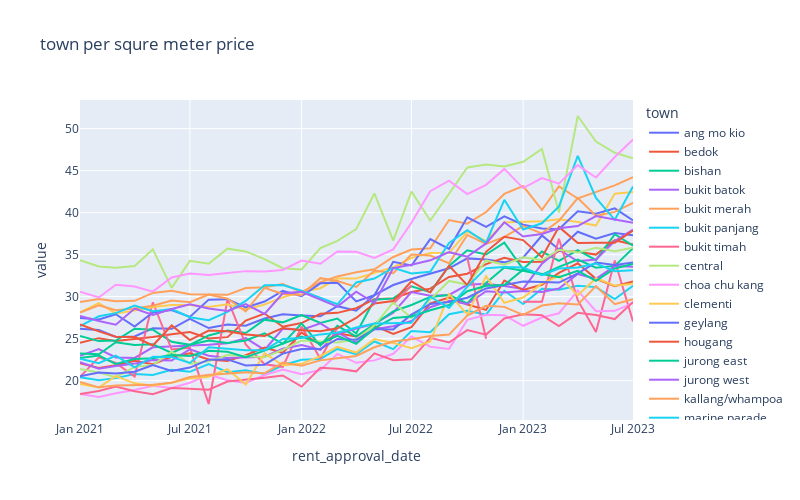

Here is the notebook cell this chart was saved with:
### Markdown cell above
### Town Level

### Code cell
plot_psqm_trend(train_df_cleaned, 'town').show()

### Figure 1 — Plotly figure (JSON) as saved in the notebook; plotly's stock layout.template omitted (floating-point values rounded to 4 significant figures)
{"data": [{"hovertemplate": "town=ang mo kio<br>rent_approval_date=%{x}<br>value=%{y}<extra></extra>", "legendgroup": "ang mo kio", "line": {"color": "#636efa", "dash": "solid"}, "marker": {"symbol": "circle"}, "mode": "lines", "name": "ang mo kio", "orientation": "v", "showlegend": true, "type": "scatter", "x": ["2021-01", "2021-02", "2021-03", "2021-04", "2021-05", "2021-06", "2021-07", "2021-08", "2021-09", "2021-10", "2021-11", "2021-12", "2022-01", "2022-02", "2022-03", "2022-04", "2022-05", "2022-06", "2022-07", "2022-08", "2022-09", "2022-10", "2022-11", "2022-12", "2023-01", "2023-02", "2023-03", "2023-04", "2023-05", "2023-06", "2023-07"], "xaxis": "x", "y": [26.16, 26.02, 25.2, 25.26, 26.22, 26.17, 27.35, 26.26, 26.68, 26.53, 27.39, 27.89, 27.75, 27.65, 28.86, 28.31, 30.17, 31.38, 32.09, 32.72, 33.37, 34.55, 34.43, 34.08, 34.64, 37.27, 35.62, 37.73, 36.9, 37.57, 37.29], "yaxis": "y"}, {"hovertemplate": "town=bedok<br>rent_approval_date=%{x}<br>value=%{y}<extra></extra>", "legendgroup": "bedok", "line": {"color": "#EF553B", "dash": "solid"}, "marker": {"symbol": "circle"}, "mode": "lines", "name": "bedok", "orientation": "v", "showlegend": true, "type": "scatter", "x": ["2021-01", "2021-02", "2021-03", "2021-04", "2021-05", "2021-06", "2021-07", "2021-08", "2021-09", "2021-10", "2021-11", "2021-12", "2022-01", "2022-02", "2022-03", "2022-04", "2022-05", "2022-06", "2022-07", "2022-08", "2022-09", "2022-10", "2022-11", "2022-12", "2023-01", "2023-02", "2023-03", "2023-04", "2023-05", "2023-06", "2023-07"], "xaxis": "x", "y": [24.49, 25.05, 24.71, 24.93, 25.18, 25.52, 25.77, 25.01, 25.17, 27.14, 27.98, 26.41, 26.85, 27.94, 28.06, 28.62, 29.69, 29.78, 30.54, 30.95, 32.34, 32.72, 33.86, 34.63, 34.12, 34.16, 35.45, 35.33, 35.0, 36.72, 36.19], "yaxis": "y"}, {"hovertemplate": "town=bishan<br>rent_approval_date=%{x}<br>value=%{y}<extra></extra>", "legendgroup": "bishan", "line": {"color": "#00cc96", "dash": "solid"}, "marker": {"symbol": "circle"}, "mode": "lines", "name": "bishan", "orientation": "v", "showlegend": true, "type": "scatter", "x": ["2021-01", "2021-02", "2021-03", "2021-04", "2021-05", "2021-06", "2021-07", "2021-08", "2021-09", "2021-10", "2021-11", "2021-12", "2022-01", "2022-02", "2022-03", "2022-04", "2022-05", "2022-06", "2022-07", "2022-08", "2022-09", "2022-10", "2022-11", "2022-12", "2023-01", "2023-02", "2023-03", "2023-04", "2023-05", "2023-06", "2023-07"], "xaxis": "x", "y": [25.3, 24.7, 24.77, 26.18, 26.06, 24.63, 24.26, 25.38, 25.97, 25.66, 27.26, 26.93, 27.81, 26.87, 27.39, 25.6, 29.62, 29.79, 31.23, 30.54, 33.65, 35.52, 35.01, 36.43, 33.26, 35.37, 34.26, 35.54, 34.35, 37.43, 36.06], "yaxis": "y"}, {"hovertemplate": "town=bukit batok<br>rent_approval_date=%{x}<br>value=%{y}<extra></extra>", "legendgroup": "bukit batok", "line": {"color": "#ab63fa", "dash": "solid"}, "marker": {"symbol": "circle"}, "mode": "lines", "name": "bukit batok", "orientation": "v", "showlegend": true, "type": "scatter", "x": ["2021-01", "2021-02", "2021-03", "2021-04", "2021-05", "2021-06", "2021-07", "2021-08", "2021-09", "2021-10", "2021-11", "2021-12", "2022-01", "2022-02", "2022-03", "2022-04", "2022-05", "2022-06", "2022-07", "2022-08", "2022-09", "2022-10", "2022-11", "2022-12", "2023-01", "2023-02", "2023-03", "2023-04", "2023-05", "2023-06", "2023-07"], "xaxis": "x", "y": [22.96, 23.75, 22.76, 22.7, 23.96, 24.04, 24.14, 24.27, 24.43, 25.06, 23.65, 26.17, 26.03, 26.82, 25.54, 26.21, 26.76, 28.08, 30.53, 30.1, 30.2, 31.4, 31.53, 31.27, 30.92, 33.92, 35.58, 34.21, 34.41, 36.62, 37.97], "yaxis": "y"}, {"hovertemplate": "town=bukit merah<br>rent_approval_date=%{x}<br>value=%{y}<extra></extra>", "legendgroup": "bukit merah", "line": {"color": "#FFA15A", "dash": "solid"}, "marker": {"symbol": "circle"}, "mode": "lines", "name": "bukit merah", "orientation": "v", "showlegend": true, "type": "scatter", "x": ["2021-01", "2021-02", "2021-03", "2021-04", "2021-05", "2021-06", "2021-07", "2021-08", "2021-09", "2021-10", "2021-11", "2021-12", "2022-01", "2022-02", "2022-03", "2022-04", "2022-05", "2022-06", "2022-07", "2022-08", "2022-09", "2022-10", "2022-11", "2022-12", "2023-01", "2023-02", "2023-03", "2023-04", "2023-05", "2023-06", "2023-07"], "xaxis": "x", "y": [29.36, 29.7, 29.45, 29.49, 30.43, 30.7, 30.29, 30.23, 30.21, 31.01, 31.1, 31.49, 30.54, 31.72, 32.4, 32.89, 33.25, 34.72, 35.6, 35.76, 39.12, 38.68, 40.07, 42.23, 43.17, 40.32, 43.13, 41.68, 42.47, 43.25, 44.23], "yaxis": "y"}, {"hovertemplate": "town=bukit panjang<br>rent_approval_date=%{x}<br>value=%{y}<extra></extra>", "legendgroup": "bukit panjang", "line": {"color": "#19d3f3", "dash": "solid"}, "marker": {"symbol": "circle"}, "mode": "lines", "name": "bukit panjang", "orientation": "v", "showlegend": true, "type": "scatter", "x": ["2021-01", "2021-02", "2021-03", "2021-04", "2021-05", "2021-06", "2021-07", "2021-08", "2021-09", "2021-10", "2021-11", "2021-12", "2022-01", "2022-02", "2022-03", "2022-04", "2022-05", "2022-06", "2022-07", "2022-08", "2022-09", "2022-10", "2022-11", "2022-12", "2023-01", "2023-02", "2023-03", "2023-04", "2023-05", "2023-06", "2023-07"], "xaxis": "x", "y": [20.4, 20.03, 20.29, 20.77, 20.68, 21.29, 21.04, 21.96, 21.0, 21.23, 20.79, 21.82, 22.49, 22.57, 23.77, 23.15, 24.65, 23.75, 25.91, 25.76, 27.9, 28.32, 27.85, 30.69, 29.11, 30.92, 30.81, 31.29, 31.13, 29.71, 31.29], "yaxis": "y"}, {"hovertemplate": "town=bukit timah<br>rent_approval_date=%{x}<br>value=%{y}<extra></extra>", "legendgroup": "bukit timah", "line": {"color": "#FF6692", "dash": "solid"}, "marker": {"symbol": "circle"}, "mode": "lines", "name": "bukit timah", "orientation": "v", "showlegend": true, "type": "scatter", "x": ["2021-01", "2021-02", "2021-03", "2021-04", "2021-05", "2021-06", "2021-07", "2021-08", "2021-09", "2021-10", "2021-11", "2021-12", "2022-01", "2022-02", "2022-03", "2022-04", "2022-05", "2022-06", "2022-07", "2022-08", "2022-09", "2022-10", "2022-11", "2022-12", "2023-01", "2023-02", "2023-03", "2023-04", "2023-05", "2023-06", "2023-07"], "xaxis": "x", "y": [20.45, 22.76, 22.12, 20.47, 29.33, 23.7, 23.92, 17.21, 29.69, 24.31, 21.95, 21.63, 26.43, 22.6, 26.32, null, null, 29.13, 31.32, null, null, 34.62, 24.97, null, 29.38, 29.39, 36.89, 29.57, 25.8, 34.31, 27.05], "yaxis": "y"}, {"hovertemplate": "town=central<br>rent_approval_date=%{x}<br>value=%{y}<extra></extra>", "legendgroup": "central", "line": {"color": "#B6E880", "dash": "solid"}, "marker": {"symbol": "circle"}, "mode": "lines", "name": "central", "orientation": "v", "showlegend": true, "type": "scatter", "x": ["2021-01", "2021-02", "2021-03", "2021-04", "2021-05", "2021-06", "2021-07", "2021-08", "2021-09", "2021-10", "2021-11", "2021-12", "2022-01", "2022-02", "2022-03", "2022-04", "2022-05", "2022-06", "2022-07", "2022-08", "2022-09", "2022-10", "2022-11", "2022-12", "2023-01", "2023-02", "2023-03", "2023-04", "2023-05", "2023-06", "2023-07"], "xaxis": "x", "y": [34.34, 33.58, 33.43, 33.65, 35.63, 31.04, 34.26, 33.91, 35.71, 35.38, 34.46, 33.38, 33.23, 35.77, 36.63, 38.04, 42.28, 36.66, 42.51, 39.06, 42.25, 45.37, 45.73, 45.5, 46.05, 47.57, 40.0, 51.5, 48.47, 47.12, 46.48], "yaxis": "y"}, {"hovertemplate": "town=choa chu kang<br>rent_approval_date=%{x}<br>value=%{y}<extra></extra>", "legendgroup": "choa chu kang", "line": {"color": "#FF97FF", "dash": "solid"}, "marker": {"symbol": "circle"}, "mode": "lines", "name": "choa chu kang", "orientation": "v", "showlegend": true, "type": "scatter", "x": ["2021-01", "2021-02", "2021-03", "2021-04", "2021-05", "2021-06", "2021-07", "2021-08", "2021-09", "2021-10", "2021-11", "2021-12", "2022-01", "2022-02", "2022-03", "2022-04", "2022-05", "2022-06", "2022-07", "2022-08", "2022-09", "2022-10", "2022-11", "2022-12", "2023-01", "2023-02", "2023-03", "2023-04", "2023-05", "2023-06", "2023-07"], "xaxis": "x", "y": [18.42, 18.05, 18.51, 18.88, 19.39, 19.11, 19.75, 20.72, 20.03, 19.7, 20.67, 21.31, 20.75, 21.25, 23.17, 22.11, 22.41, 23.19, 25.25, 24.03, 23.77, 27.23, 27.84, 27.79, 26.53, 27.51, 28.02, 30.72, 28.27, 28.31, 29.23], "yaxis": "y"}, {"hovertemplate": "town=clementi<br>rent_approval_date=%{x}<br>value=%{y}<extra></extra>", "legendgroup": "clementi", "line": {"color": "#FECB52", "dash": "solid"}, "marker": {"symbol": "circle"}, "mode": "lines", "name": "clementi", "orientation": "v", "showlegend": true, "type": "scatter", "x": ["2021-01", "2021-02", "2021-03", "2021-04", "2021-05", "2021-06", "2021-07", "2021-08", "2021-09", "2021-10", "2021-11", "2021-12", "2022-01", "2022-02", "2022-03", "2022-04", "2022-05", "2022-06", "2022-07", "2022-08", "2022-09", "2022-10", "2022-11", "2022-12", "2023-01", "2023-02", "2023-03", "2023-04", "2023-05", "2023-06", "2023-07"], "xaxis": "x", "y": [28.14, 29.22, 28.0, 28.33, 28.77, 29.01, 28.99, 28.75, 29.1, 28.48, 29.06, 29.91, 30.58, 31.0, 32.15, 32.17, 32.82, 33.48, 34.61, 35.2, 35.21, 37.73, 36.6, 38.84, 38.91, 38.98, 39.19, 38.89, 38.46, 42.24, 42.47], "yaxis": "y"}, {"hovertemplate": "town=geylang<br>rent_approval_date=%{x}<br>value=%{y}<extra></extra>", "legendgroup": "geylang", "line": {"color": "#636efa", "dash": "solid"}, "marker": {"symbol": "circle"}, "mode": "lines", "name": "geylang", "orientation": "v", "showlegend": true, "type": "scatter", "x": ["2021-01", "2021-02", "2021-03", "2021-04", "2021-05", "2021-06", "2021-07", "2021-08", "2021-09", "2021-10", "2021-11", "2021-12", "2022-01", "2022-02", "2022-03", "2022-04", "2022-05", "2022-06", "2022-07", "2022-08", "2022-09", "2022-10", "2022-11", "2022-12", "2023-01", "2023-02", "2023-03", "2023-04", "2023-05", "2023-06", "2023-07"], "xaxis": "x", "y": [27.46, 27.28, 27.9, 26.42, 28.12, 28.4, 27.58, 29.64, 29.69, 28.72, 29.41, 30.67, 30.04, 31.58, 31.66, 29.43, 30.16, 34.14, 33.7, 36.85, 35.69, 39.44, 38.31, 39.56, 38.56, 38.1, 38.02, 40.17, 39.87, 40.51, 39.06], "yaxis": "y"}, {"hovertemplate": "town=hougang<br>rent_approval_date=%{x}<br>value=%{y}<extra></extra>", "legendgroup": "hougang", "line": {"color": "#EF553B", "dash": "solid"}, "marker": {"symbol": "circle"}, "mode": "lines", "name": "hougang", "orientation": "v", "showlegend": true, "type": "scatter", "x": ["2021-01", "2021-02", "2021-03", "2021-04", "2021-05", "2021-06", "2021-07", "2021-08", "2021-09", "2021-10", "2021-11", "2021-12", "2022-01", "2022-02", "2022-03", "2022-04", "2022-05", "2022-06", "2022-07", "2022-08", "2022-09", "2022-10", "2022-11", "2022-12", "2023-01", "2023-02", "2023-03", "2023-04", "2023-05", "2023-06", "2023-07"], "xaxis": "x", "y": [22.06, 21.49, 21.84, 22.36, 21.96, 22.84, 23.25, 22.51, 22.34, 23.03, 23.92, 23.31, 25.72, 24.26, 25.62, 25.24, 26.53, 25.56, 26.37, 29.19, 29.9, 29.05, 28.41, 31.92, 30.79, 31.41, 32.83, 33.96, 32.12, 31.23, 31.82], "yaxis": "y"}, {"hovertemplate": "town=jurong east<br>rent_approval_date=%{x}<br>value=%{y}<extra></extra>", "legendgroup": "jurong east", "line": {"color": "#00cc96", "dash": "solid"}, "marker": {"symbol": "circle"}, "mode": "lines", "name": "jurong east", "orientation": "v", "showlegend": true, "type": "scatter", "x": ["2021-01", "2021-02", "2021-03", "2021-04", "2021-05", "2021-06", "2021-07", "2021-08", "2021-09", "2021-10", "2021-11", "2021-12", "2022-01", "2022-02", "2022-03", "2022-04", "2022-05", "2022-06", "2022-07", "2022-08", "2022-09", "2022-10", "2022-11", "2022-12", "2023-01", "2023-02", "2023-03", "2023-04", "2023-05", "2023-06", "2023-07"], "xaxis": "x", "y": [23.23, 23.14, 24.57, 24.24, 24.32, 23.31, 24.27, 24.78, 24.47, 24.77, 25.62, 24.38, 26.8, 24.2, 26.51, 25.24, 26.74, 28.23, 29.0, 29.96, 30.18, 29.18, 31.63, 33.47, 33.08, 32.61, 33.54, 34.41, 33.44, 33.65, 35.77], "yaxis": "y"}, {"hovertemplate": "town=jurong west<br>rent_approval_date=%{x}<br>value=%{y}<extra></extra>", "legendgroup": "jurong west", "line": {"color": "#ab63fa", "dash": "solid"}, "marker": {"symbol": "circle"}, "mode": "lines", "name": "jurong west", "orientation": "v", "showlegend": true, "type": "scatter", "x": ["2021-01", "2021-02", "2021-03", "2021-04", "2021-05", "2021-06", "2021-07", "2021-08", "2021-09", "2021-10", "2021-11", "2021-12", "2022-01", "2022-02", "2022-03", "2022-04", "2022-05", "2022-06", "2022-07", "2022-08", "2022-09", "2022-10", "2022-11", "2022-12", "2023-01", "2023-02", "2023-03", "2023-04", "2023-05", "2023-06", "2023-07"], "xaxis": "x", "y": [22.18, 21.41, 21.74, 22.02, 22.44, 22.39, 23.72, 22.96, 22.68, 22.8, 22.84, 23.8, 24.22, 23.66, 25.73, 24.53, 26.13, 26.47, 27.09, 28.73, 29.49, 29.12, 30.64, 30.49, 30.65, 30.54, 30.96, 32.68, 32.11, 33.63, 33.55], "yaxis": "y"}, {"hovertemplate": "town=kallang/whampoa<br>rent_approval_date=%{x}<br>value=%{y}<extra></extra>", "legendgroup": "kallang/whampoa", "line": {"color": "#FFA15A", "dash": "solid"}, "marker": {"symbol": "circle"}, "mode": "lines", "name": "kallang/whampoa", "orientation": "v", "showlegend": true, "type": "scatter", "x": ["2021-01", "2021-02", "2021-03", "2021-04", "2021-05", "2021-06", "2021-07", "2021-08", "2021-09", "2021-10", "2021-11", "2021-12", "2022-01", "2022-02", "2022-03", "2022-04", "2022-05", "2022-06", "2022-07", "2022-08", "2022-09", "2022-10", "2022-11", "2022-12", "2023-01", "2023-02", "2023-03", "2023-04", "2023-05", "2023-06", "2023-07"], "xaxis": "x", "y": [28.09, 28.95, 28.38, 28.58, 28.9, 29.54, 29.33, 30.25, 29.75, 28.24, 31.05, 30.32, 30.19, 32.2, 31.87, 31.16, 33.1, 32.78, 35.0, 34.89, 33.97, 37.34, 36.27, 37.12, 38.39, 37.53, 39.02, 41.74, 39.6, 40.09, 41.16], "yaxis": "y"}, {"hovertemplate": "town=marine parade<br>rent_approval_date=%{x}<br>value=%{y}<extra></extra>", "legendgroup": "marine parade", "line": {"color": "#19d3f3", "dash": "solid"}, "marker": {"symbol": "circle"}, "mode": "lines", "name": "marine parade", "orientation": "v", "showlegend": true, "type": "scatter", "x": ["2021-01", "2021-02", "2021-03", "2021-04", "2021-05", "2021-06", "2021-07", "2021-08", "2021-09", "2021-10", "2021-11", "2021-12", "2022-01", "2022-02", "2022-03", "2022-04", "2022-05", "2022-06", "2022-07", "2022-08", "2022-09", "2022-10", "2022-11", "2022-12", "2023-01", "2023-02", "2023-03", "2023-04", "2023-05", "2023-06", "2023-07"], "xaxis": "x", "y": [26.48, 27.65, 28.03, 28.93, 28.26, 28.52, 27.55, 27.19, 28.18, 29.48, 31.36, 31.38, 30.69, 29.85, 29.08, 31.69, 32.14, 33.44, 32.75, 32.96, 36.39, 37.9, 36.42, 41.52, 38.0, 38.73, 40.73, 46.75, 41.75, 39.14, 43.11], "yaxis": "y"}, {"hovertemplate": "town=pasir ris<br>rent_approval_date=%{x}<br>value=%{y}<extra></extra>", "legendgroup": "pasir ris", "line": {"color": "#FF6692", "dash": "solid"}, "marker": {"symbol": "circle"}, "mode": "lines", "name": "pasir ris", "orientation": "v", "showlegend": true, "type": "scatter", "x": ["2021-01", "2021-02", "2021-03", "2021-04", "2021-05", "2021-06", "2021-07", "2021-08", "2021-09", "2021-10", "2021-11", "2021-12", "2022-01", "2022-02", "2022-03", "2022-04", "2022-05", "2022-06", "2022-07", "2022-08", "2022-09", "2022-10", "2022-11", "2022-12", "2023-01", "2023-02", "2023-03", "2023-04", "2023-05", "2023-06", "2023-07"], "xaxis": "x", "y": [18.4, 18.77, 19.28, 18.73, 18.38, 19.1, 19.03, 18.91, 19.88, 20.07, 20.35, 20.61, 19.28, 21.53, 21.4, 21.1, 23.25, 22.43, 22.53, 25.09, 24.53, 26.01, 25.47, 27.39, 27.91, 27.77, 26.49, 28.06, 27.81, 27.32, 29.37], "yaxis": "y"}, {"hovertemplate": "town=punggol<br>rent_approval_date=%{x}<br>value=%{y}<extra></extra>", "legendgroup": "punggol", "line": {"color": "#B6E880", "dash": "solid"}, "marker": {"symbol": "circle"}, "mode": "lines", "name": "punggol", "orientation": "v", "showlegend": true, "type": "scatter", "x": ["2021-01", "2021-02", "2021-03", "2021-04", "2021-05", "2021-06", "2021-07", "2021-08", "2021-09", "2021-10", "2021-11", "2021-12", "2022-01", "2022-02", "2022-03", "2022-04", "2022-05", "2022-06", "2022-07", "2022-08", "2022-09", "2022-10", "2022-11", "2022-12", "2023-01", "2023-02", "2023-03", "2023-04", "2023-05", "2023-06", "2023-07"], "xaxis": "x", "y": [21.39, 20.96, 20.41, 21.63, 21.86, 23.45, 22.02, 22.29, 23.04, 22.94, 22.79, 23.65, 24.77, 24.67, 24.53, 24.92, 26.57, 29.32, 27.47, 29.64, 31.87, 31.43, 34.3, 33.8, 34.67, 34.32, 35.58, 35.24, 35.8, 35.39, 35.83], "yaxis": "y"}, {"hovertemplate": "town=queenstown<br>rent_approval_date=%{x}<br>value=%{y}<extra></extra>", "legendgroup": "queenstown", "line": {"color": "#FF97FF", "dash": "solid"}, "marker": {"symbol": "circle"}, "mode": "lines", "name": "queenstown", "orientation": "v", "showlegend": true, "type": "scatter", "x": ["2021-01", "2021-02", "2021-03", "2021-04", "2021-05", "2021-06", "2021-07", "2021-08", "2021-09", "2021-10", "2021-11", "2021-12", "2022-01", "2022-02", "2022-03", "2022-04", "2022-05", "2022-06", "2022-07", "2022-08", "2022-09", "2022-10", "2022-11", "2022-12", "2023-01", "2023-02", "2023-03", "2023-04", "2023-05", "2023-06", "2023-07"], "xaxis": "x", "y": [30.57, 29.9, 31.41, 31.2, 30.59, 32.28, 32.75, 32.57, 32.81, 33.03, 32.99, 33.17, 34.28, 33.91, 35.38, 35.33, 34.61, 35.62, 38.79, 42.56, 43.8, 42.2, 43.31, 45.2, 42.92, 44.11, 43.44, 45.66, 44.17, 46.62, 48.71], "yaxis": "y"}, {"hovertemplate": "town=sembawang<br>rent_approval_date=%{x}<br>value=%{y}<extra></extra>", "legendgroup": "sembawang", "line": {"color": "#FECB52", "dash": "solid"}, "marker": {"symbol": "circle"}, "mode": "lines", "name": "sembawang", "orientation": "v", "showlegend": true, "type": "scatter", "x": ["2021-01", "2021-02", "2021-03", "2021-04", "2021-05", "2021-06", "2021-07", "2021-08", "2021-09", "2021-10", "2021-11", "2021-12", "2022-01", "2022-02", "2022-03", "2022-04", "2022-05", "2022-06", "2022-07", "2022-08", "2022-09", "2022-10", "2022-11", "2022-12", "2023-01", "2023-02", "2023-03", "2023-04", "2023-05", "2023-06", "2023-07"], "xaxis": "x", "y": [19.58, 19.18, 20.53, 19.67, 19.38, 19.76, 20.26, 20.45, 21.36, 19.54, 23.27, 21.82, 22.0, 22.91, 24.02, 23.33, 24.94, 24.49, 23.87, 24.65, 30.29, 27.89, 32.42, 29.26, 29.89, 31.57, 32.48, 30.14, 32.19, 31.3, 31.54], "yaxis": "y"}, {"hovertemplate": "town=sengkang<br>rent_approval_date=%{x}<br>value=%{y}<extra></extra>", "legendgroup": "sengkang", "line": {"color": "#636efa", "dash": "solid"}, "marker": {"symbol": "circle"}, "mode": "lines", "name": "sengkang", "orientation": "v", "showlegend": true, "type": "scatter", "x": ["2021-01", "2021-02", "2021-03", "2021-04", "2021-05", "2021-06", "2021-07", "2021-08", "2021-09", "2021-10", "2021-11", "2021-12", "2022-01", "2022-02", "2022-03", "2022-04", "2022-05", "2022-06", "2022-07", "2022-08", "2022-09", "2022-10", "2022-11", "2022-12", "2023-01", "2023-02", "2023-03", "2023-04", "2023-05", "2023-06", "2023-07"], "xaxis": "x", "y": [20.53, 20.95, 20.85, 21.06, 21.86, 21.15, 21.55, 22.49, 22.52, 21.81, 21.89, 23.21, 23.76, 23.78, 24.96, 24.86, 26.13, 26.1, 27.85, 29.12, 29.35, 29.86, 30.97, 31.36, 31.8, 31.73, 31.67, 32.77, 34.06, 33.76, 34.05], "yaxis": "y"}, {"hovertemplate": "town=serangoon<br>rent_approval_date=%{x}<br>value=%{y}<extra></extra>", "legendgroup": "serangoon", "line": {"color": "#EF553B", "dash": "solid"}, "marker": {"symbol": "circle"}, "mode": "lines", "name": "serangoon", "orientation": "v", "showlegend": true, "type": "scatter", "x": ["2021-01", "2021-02", "2021-03", "2021-04", "2021-05", "2021-06", "2021-07", "2021-08", "2021-09", "2021-10", "2021-11", "2021-12", "2022-01", "2022-02", "2022-03", "2022-04", "2022-05", "2022-06", "2022-07", "2022-08", "2022-09", "2022-10", "2022-11", "2022-12", "2023-01", "2023-02", "2023-03", "2023-04", "2023-05", "2023-06", "2023-07"], "xaxis": "x", "y": [26.7, 25.86, 25.22, 25.18, 24.18, 26.57, 24.82, 25.95, 25.88, 25.5, 25.31, 26.26, 25.99, 25.87, 26.23, 27.45, 29.18, 29.47, 31.82, 30.49, 33.67, 31.37, 35.33, 37.11, 36.73, 34.69, 38.3, 36.38, 36.41, 36.4, 37.85], "yaxis": "y"}, {"hovertemplate": "town=tampines<br>rent_approval_date=%{x}<br>value=%{y}<extra></extra>", "legendgroup": "tampines", "line": {"color": "#00cc96", "dash": "solid"}, "marker": {"symbol": "circle"}, "mode": "lines", "name": "tampines", "orientation": "v", "showlegend": true, "type": "scatter", "x": ["2021-01", "2021-02", "2021-03", "2021-04", "2021-05", "2021-06", "2021-07", "2021-08", "2021-09", "2021-10", "2021-11", "2021-12", "2022-01", "2022-02", "2022-03", "2022-04", "2022-05", "2022-06", "2022-07", "2022-08", "2022-09", "2022-10", "2022-11", "2022-12", "2023-01", "2023-02", "2023-03", "2023-04", "2023-05", "2023-06", "2023-07"], "xaxis": "x", "y": [22.7, 22.98, 21.99, 22.56, 22.67, 23.05, 22.94, 23.55, 23.43, 22.79, 23.57, 24.36, 25.25, 24.44, 25.32, 24.38, 26.26, 27.46, 27.64, 28.38, 29.0, 30.64, 31.3, 31.39, 33.2, 32.68, 32.32, 33.08, 31.89, 33.34, 33.89], "yaxis": "y"}, {"hovertemplate": "town=toa payoh<br>rent_approval_date=%{x}<br>value=%{y}<extra></extra>", "legendgroup": "toa payoh", "line": {"color": "#ab63fa", "dash": "solid"}, "marker": {"symbol": "circle"}, "mode": "lines", "name": "toa payoh", "orientation": "v", "showlegend": true, "type": "scatter", "x": ["2021-01", "2021-02", "2021-03", "2021-04", "2021-05", "2021-06", "2021-07", "2021-08", "2021-09", "2021-10", "2021-11", "2021-12", "2022-01", "2022-02", "2022-03", "2022-04", "2022-05", "2022-06", "2022-07", "2022-08", "2022-09", "2022-10", "2022-11", "2022-12", "2023-01", "2023-02", "2023-03", "2023-04", "2023-05", "2023-06", "2023-07"], "xaxis": "x", "y": [27.7, 27.09, 26.65, 28.57, 27.83, 28.53, 29.09, 28.58, 28.29, 29.1, 27.93, 30.39, 30.56, 29.65, 28.81, 30.59, 29.23, 33.4, 33.8, 34.32, 35.29, 34.75, 36.33, 38.85, 37.16, 37.45, 38.14, 38.4, 39.59, 39.17, 38.79], "yaxis": "y"}, {"hovertemplate": "town=woodlands<br>rent_approval_date=%{x}<br>value=%{y}<extra></extra>", "legendgroup": "woodlands", "line": {"color": "#FFA15A", "dash": "solid"}, "marker": {"symbol": "circle"}, "mode": "lines", "name": "woodlands", "orientation": "v", "showlegend": true, "type": "scatter", "x": ["2021-01", "2021-02", "2021-03", "2021-04", "2021-05", "2021-06", "2021-07", "2021-08", "2021-09", "2021-10", "2021-11", "2021-12", "2022-01", "2022-02", "2022-03", "2022-04", "2022-05", "2022-06", "2022-07", "2022-08", "2022-09", "2022-10", "2022-11", "2022-12", "2023-01", "2023-02", "2023-03", "2023-04", "2023-05", "2023-06", "2023-07"], "xaxis": "x", "y": [19.84, 19.2, 19.41, 19.49, 19.52, 19.75, 20.43, 20.66, 20.82, 20.99, 20.87, 22.14, 21.77, 22.41, 22.67, 22.94, 23.97, 24.65, 24.92, 25.32, 25.48, 27.75, 28.91, 28.78, 27.81, 28.93, 29.22, 29.05, 31.25, 29.1, 29.69], "yaxis": "y"}, {"hovertemplate": "town=yishun<br>rent_approval_date=%{x}<br>value=%{y}<extra></extra>", "legendgroup": "yishun", "line": {"color": "#19d3f3", "dash": "solid"}, "marker": {"symbol": "circle"}, "mode": "lines", "name": "yishun", "orientation": "v", "showlegend": true, "type": "scatter", "x": ["2021-01", "2021-02", "2021-03", "2021-04", "2021-05", "2021-06", "2021-07", "2021-08", "2021-09", "2021-10", "2021-11", "2021-12", "2022-01", "2022-02", "2022-03", "2022-04", "2022-05", "2022-06", "2022-07", "2022-08", "2022-09", "2022-10", "2022-11", "2022-12", "2023-01", "2023-02", "2023-03", "2023-04", "2023-05", "2023-06", "2023-07"], "xaxis": "x", "y": [22.59, 22.07, 22.98, 21.59, 22.85, 22.81, 22.1, 23.97, 23.8, 23.63, 23.62, 24.95, 25.08, 25.5, 25.7, 26.33, 26.79, 26.86, 26.9, 29.98, 28.65, 31.17, 33.39, 33.52, 33.46, 32.55, 33.34, 33.48, 33.93, 33.02, 33.13], "yaxis": "y"}], "layout": {"height": 500, "legend": {"title": {"text": "town"}, "tracegroupgap": 0}, "title": {"text": "town per squre meter price"}, "width": 800, "xaxis": {"anchor": "y", "domain": [0, 1], "title": {"text": "rent_approval_date"}}, "yaxis": {"anchor": "x", "domain": [0, 1], "title": {"text": "value"}}}}
